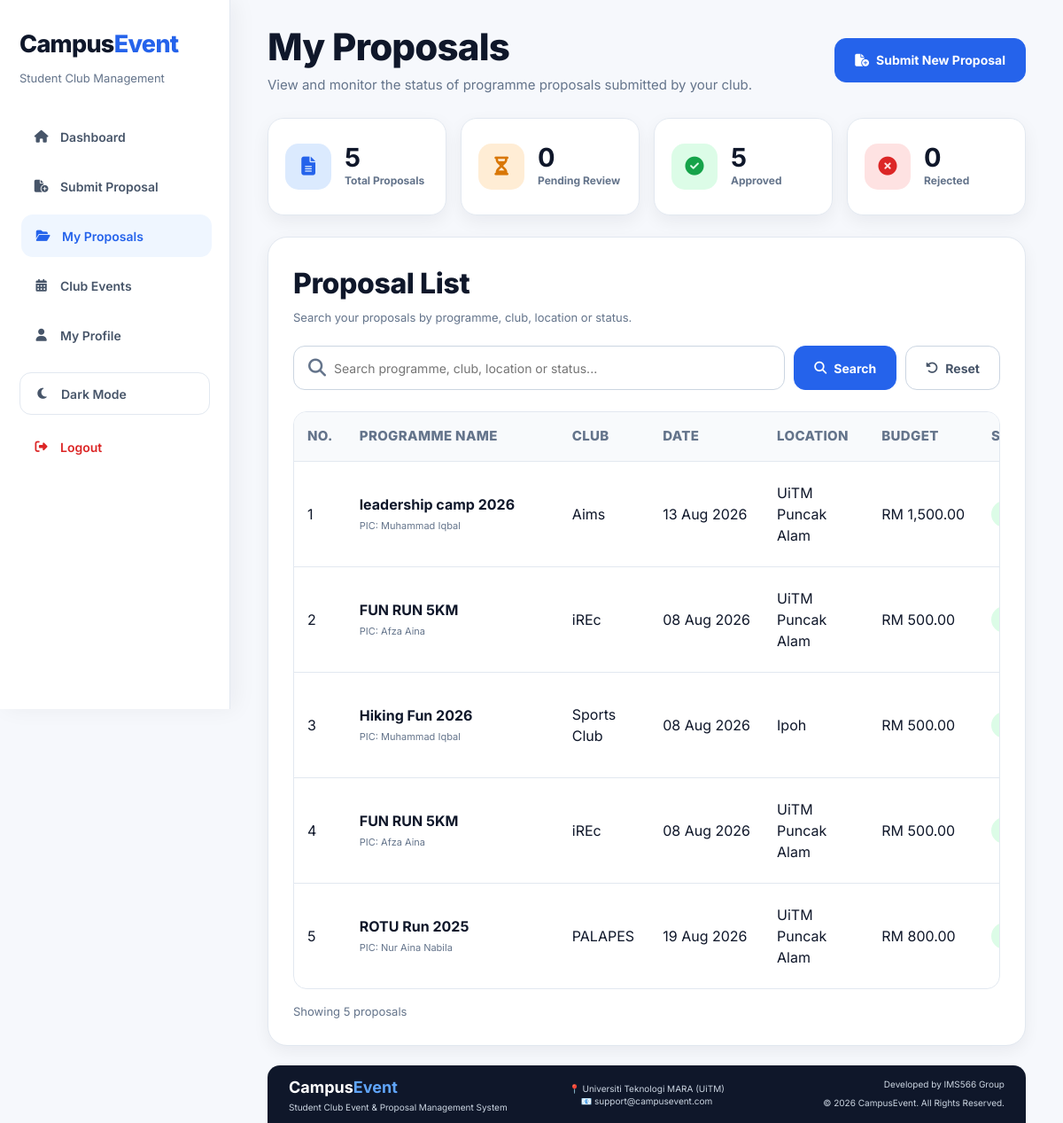
Screenshot of /my_proposals.php?error=invalid (signed in) with the database file from the repository.
### tables this page shows
CREATE TABLE `program_proposals` (
  `proposal_id` int(11) NOT NULL,
  `user_id` int(11) DEFAULT NULL,
  `program_name` varchar(150) NOT NULL,
  `club_name` varchar(100) NOT NULL,
  `person_in_charge` varchar(150) DEFAULT NULL,
  `objective` text NOT NULL,
  `description` text DEFAULT NULL,
  `proposal_date` date NOT NULL,
  `proposal_time` time NOT NULL,
  `location` varchar(150) NOT NULL,
  `expected_participants` int(11) DEFAULT NULL,
  `budget` decimal(10,2) NOT NULL,
  `event_fee` decimal(10,2) NOT NULL DEFAULT 0.00,
  `status` enum('Pending','Approved','Rejected') DEFAULT 'Pending',
  `admin_remark` text DEFAULT NULL,
  `created_at` timestamp NOT NULL DEFAULT current_timestamp(),
  `reject_reason` text DEFAULT NULL,
  `poster` varchar(255) DEFAULT NULL,
  `official_letter` varchar(255) DEFAULT NULL,
  `proposal_paper` varchar(255) DEFAULT NULL,
  `activity_form` varchar(255) DEFAULT NULL,
  `speaker_profile` varchar(255) DEFAULT NULL
);

### my_proposals.php (the view, shortened to what this page needs)
<?php
include 'includes/db.php';
$userId = (int) $_SESSION['user_id'];
$search = isset($_GET['search'])
    ? trim($_GET['search'])
    : '';
$where = "WHERE user_id = $userId";
$proposals = mysqli_query(
    $conn,
    "SELECT *
     FROM program_proposals
     $where
     ORDER BY proposal_id DESC"
);
$totalProposals = mysqli_num_rows($proposals);
function getProposalCount($conn, $userId, $status = null)
{
    if ($status === null) {
        $sql = "
            SELECT COUNT(*) AS total
            FROM program_proposals
            WHERE user_id = $userId
        ";
    } else {
        $safeStatus = mysqli_real_escape_string(
            $conn,
            $status
        );
        $sql = "
            SELECT COUNT(*) AS total
            FROM program_proposals
            WHERE user_id = $userId
            AND status = '$safeStatus'
        ";
    }
    $result = mysqli_query($conn, $sql);
    $row = mysqli_fetch_assoc($result);
    return (int) ($row['total'] ?? 0);
}
$allCount = getProposalCount(
    $conn,
    $userId
);
$pendingCount = getProposalCount(
    $conn,
    $userId,
    'Pending'
);
$approvedCount = getProposalCount(
    $conn,
    $userId,
    'Approved'
);
$rejectedCount = getProposalCount(
    $conn,
    $userId,
    'Rejected'
);
?>
<!DOCTYPE html>
<html lang="en">
<head>
    <link rel="stylesheet" href="assets/css/style.css?v=42000">
    <link rel="stylesheet" href="https://cdnjs.cloudflare.com/ajax/libs/font-awesome/6.5.2/css/all.min.css">
</head>
<body>
    <?php include 'includes/sidebar.php'; ?>
    <div class="main my-proposals-page">
        <div class="page-header">
            <div>
                <h1>My Proposals</h1>
                <p>
                    View and monitor the status of programme proposals submitted by your club.
                </p>
            </div>
            <a href="submit_proposal.php" class="btn-primary">
                <i class="fa-solid fa-file-circle-plus"></i>
                Submit New Proposal
            </a>
        </div>
        <div class="my-proposal-summary">
            <div class="my-proposal-summary-card">
                <div class="my-proposal-summary-icon blue">
                    <i class="fa-solid fa-file-lines"></i>
                </div>
                <div>
                    <h2><?php echo $allCount; ?></h2>
                    <p>Total Proposals</p>
                </div>
            </div>
            <div class="my-proposal-summary-card">
                <div class="my-proposal-summary-icon orange">
                    <i class="fa-solid fa-hourglass-half"></i>
                </div>
                <div>
                    <h2><?php echo $pendingCount; ?></h2>
                    <p>Pending Review</p>
                </div>
            </div>
            <div class="my-proposal-summary-card">
                <div class="my-proposal-summary-icon green">
                    <i class="fa-solid fa-circle-check"></i>
                </div>
                <div>
                    <h2><?php echo $approvedCount; ?></h2>
                    <p>Approved</p>
                </div>
            </div>
            <div class="my-proposal-summary-card">
                <div class="my-proposal-summary-icon red">
                    <i class="fa-solid fa-circle-xmark"></i>
                </div>
                <div>
                    <h2><?php echo $rejectedCount; ?></h2>
                    <p>Rejected</p>
                </div>
            </div>
        </div>
        <div class="card my-proposals-card">
            <div class="section-header">
                <div>
                    <h2>Proposal List</h2>
                    <p>
                        Search your proposals by programme, club, location or status.
                    </p>
                </div>
            </div>
            <form method="GET" class="my-proposals-search-form">
                <div class="search-input-wrap">
                    <input type="text" name="search" placeholder="Search programme, club, location or status..."
                        value="<?php echo htmlspecialchars($search); ?>">
                </div>
                <button type="submit" class="btn-primary">
                    <i class="fa-solid fa-magnifying-glass"></i>
                    Search
                </button>
                <a href="my_proposals.php" class="btn-secondary">
                    <i class="fa-solid fa-rotate-left"></i>
                    Reset
                </a>
            </form>
            <div class="table-responsive">
                <table class="my-proposals-table">
                    <thead>
                        <tr>
                            <th>No.</th>
                            <th>Programme Name</th>
                            <th>Club</th>
                            <th>Date</th>
                            <th>Location</th>
                            <th>Budget</th>
                            <th>Status</th>
                        </tr>
                    </thead>
                    <tbody>
                        <?php if ($totalProposals > 0) { ?>
                            <?php
                            $no = 1;
                            while ($row = mysqli_fetch_assoc($proposals)) {
                                $statusClass = strtolower(
                                    str_replace(
                                        ' ',
                                        '-',
                                        $row['status']
                                    )
                                );
                                ?>
                                <tr>
                                    <td>
                                        <?php echo $no++; ?>
                                    </td>
                                    <td>
                                        <div class="my-proposal-name">
                                            <?php
                                            echo htmlspecialchars(
                                                $row['program_name']
                                            );
                                            ?>
                                        </div>
                                        <?php if (
                                            !empty($row['person_in_charge'])
                                        ) { ?>
                                            <small class="my-proposal-pic">
                                                PIC:
                                                <?php
                                                echo htmlspecialchars(
                                                    $row['person_in_charge']
                                                );
                                                ?>
                                            </small>
                                        <?php } ?>
                                    </td>
                                    <td>
                                        <?php
                                        echo htmlspecialchars(
                                            $row['club_name']
                                        );
                                        ?>
                                    </td>
                                    <td class="my-proposal-date">
                                        <?php
                                        echo date(
                                            "d M Y",
                                            strtotime($row['proposal_date'])
                                        );
                                        ?>
                                    </td>
                                    <td>
                                        <?php
                                        echo htmlspecialchars(
                                            $row['location']
                                        );
                                        ?>
                                    </td>
                                    <td class="my-proposal-budget">
                                        RM <?php
                                        echo number_format(
                                            (float) $row['budget'],
                                            2
                                        );
                                        ?>
                                    </td>
                                    <td>
                                        <span class="badge badge-<?php
                                        echo htmlspecialchars($statusClass);
                                        ?>">
                                        </span>
                                    </td>
                                </tr>
                            <?php } ?>
                        <?php } ?>
                    </tbody>
                </table>
            </div>
            <?php if ($totalProposals > 0) { ?>
                <div class="table-footer">
                    Showing <?php echo $totalProposals; ?>
                    proposal<?php
                    echo $totalProposals !== 1
                        ? 's'
                        : '';
                    ?>
                </div>
            <?php } ?>
        </div>
        <div class="footer-small">
            <?php include 'includes/footer.php'; ?>
        </div>
    </div>
</body>
</html>

### rows the page displays
program_proposals: program_name "leadership camp 2026", person_in_charge "Muhammad Iqbal", club_name "Aims", proposal_date "13 Aug 2026", location "UiTM Puncak Alam", budget "1,500.00"
program_proposals: program_name "FUN RUN 5KM", person_in_charge "Afza Aina", club_name "iREc", proposal_date "08 Aug 2026", location "UiTM Puncak Alam", budget "500.00"
program_proposals: program_name "Hiking Fun 2026", person_in_charge "Muhammad Iqbal", club_name "Sports Club", proposal_date "08 Aug 2026", location "Ipoh", budget "500.00"
program_proposals: program_name "FUN RUN 5KM", person_in_charge "Afza Aina", club_name "iREc", proposal_date "08 Aug 2026", location "UiTM Puncak Alam", budget "500.00"
program_proposals: program_name "ROTU Run 2025", person_in_charge "Nur Aina Nabila", club_name "PALAPES", proposal_date "19 Aug 2026", location "UiTM Puncak Alam", budget "800.00"

### other values shown
$allCount "5"
$pendingCount "0"
$approvedCount "5"
$rejectedCount "0"
$totalProposals "5"
